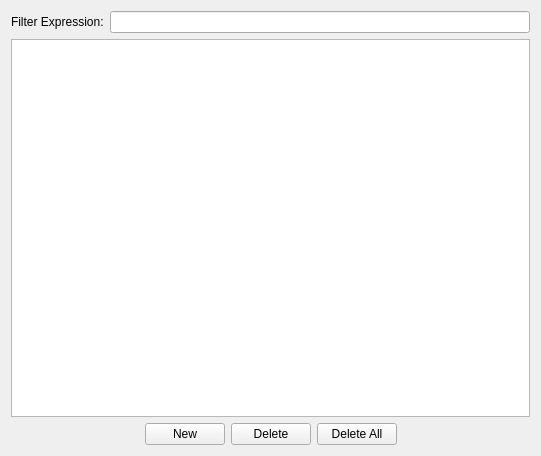
<?xml version="1.0" encoding="UTF-8"?>
<ui version="4.0">
<comment> Begin CVS Header </comment>
<comment>   $Source: /Volumes/Home/Users/shoops/cvs/copasi_dev/copasi/UI/CQSpeciesWidget.ui,v $ </comment>
<comment>   $Revision: 1.4 $ </comment>
<comment>   $Name:  $ </comment>
<comment>   $Author: aekamal $ </comment>
<comment>   $Date: 2010/01/11 15:30:51 $ </comment>
<comment> End CVS Header </comment>

<comment> Copyright (C) 2008 by Pedro Mendes, Virginia Tech Intellectual </comment>
<comment> Properties, Inc., EML Research, gGmbH, University of Heidelberg, </comment>
<comment> and The University of Manchester. </comment>
<comment> All rights reserved. </comment>

 <comment> All rights reserved. </comment>
 <class>CQSpeciesWidget</class>
 <widget class="CopasiWidget" name="CQSpeciesWidget">
  <property name="geometry">
   <rect>
    <x>0</x>
    <y>0</y>
    <width>541</width>
    <height>456</height>
   </rect>
  </property>
  <property name="caption" stdset="0">
   <string>Species</string>
  </property>
  <layout class="QGridLayout">
   <item row="8" column="0" colspan="2">
    <layout class="QHBoxLayout">
     <item>
      <spacer name="horizontalSpacerLeft">
       <property name="orientation">
        <enum>Qt::Horizontal</enum>
       </property>
       <property name="sizeHint" stdset="0">
        <size>
         <width>40</width>
         <height>20</height>
        </size>
       </property>
      </spacer>
     </item>
     <item>
      <widget class="QPushButton" name="mpBtnNew">
       <property name="text">
        <string>New</string>
       </property>
      </widget>
     </item>
     <item>
      <widget class="QPushButton" name="mpBtnDelete">
       <property name="focusPolicy">
        <enum>Qt::NoFocus</enum>
       </property>
       <property name="text">
        <string>Delete</string>
       </property>
      </widget>
     </item>
     <item>
      <widget class="QPushButton" name="mpBtnClear">
       <property name="focusPolicy">
        <enum>Qt::NoFocus</enum>
       </property>
       <property name="text">
        <string>Delete All</string>
       </property>
      </widget>
     </item>
     <item>
      <spacer name="horizontalSpacerRight">
       <property name="orientation">
        <enum>Qt::Horizontal</enum>
       </property>
       <property name="sizeHint" stdset="0">
        <size>
         <width>40</width>
         <height>20</height>
        </size>
       </property>
      </spacer>
     </item>
    </layout>
   </item>
   <item row="6" column="0" colspan="2">
    <widget class="QTableView" name="mpTblSpecies">
     <property name="editTriggers">
      <set>QAbstractItemView::DoubleClicked|QAbstractItemView::EditKeyPressed|QAbstractItemView::SelectedClicked</set>
     </property>
     <property name="alternatingRowColors">
      <bool>true</bool>
     </property>
     <property name="selectionMode">
      <enum>QAbstractItemView::ExtendedSelection</enum>
     </property>
     <property name="selectionBehavior">
      <enum>QAbstractItemView::SelectRows</enum>
     </property>
     <property name="sortingEnabled">
      <bool>true</bool>
     </property>
    </widget>
   </item>
   <item row="3" column="0" rowspan="3" colspan="2">
    <layout class="QHBoxLayout" name="horizontalLayout">
     <item>
      <widget class="QLabel" name="label">
       <property name="text">
        <string>Filter Expression:</string>
       </property>
      </widget>
     </item>
     <item>
      <widget class="QLineEdit" name="mpLEFilter"/>
     </item>
    </layout>
   </item>
  </layout>
 </widget>
 <layoutdefault spacing="6" margin="11"/>
 <pixmapfunction>qPixmapFromMimeSource</pixmapfunction>
 <customwidgets>
  <customwidget>
   <class>CopasiWidget</class>
   <extends>QWidget</extends>
   <header>copasiWidget.h</header>
   <container>1</container>
  </customwidget>
 </customwidgets>
 <tabstops>
  <tabstop>mpTblSpecies</tabstop>
  <tabstop>mpBtnDelete</tabstop>
  <tabstop>mpBtnClear</tabstop>
 </tabstops>
 <includes>
  <include location="global">vector</include>
  <include location="local">copasi/UI/copasiWidget.h</include>
 </includes>
 <resources/>
 <connections>
  <connection>
   <sender>mpBtnClear</sender>
   <signal>pressed()</signal>
   <receiver>CQSpeciesWidget</receiver>
   <slot>slotBtnClearClicked()</slot>
   <hints>
    <hint type="sourcelabel">
     <x>334</x>
     <y>443</y>
    </hint>
    <hint type="destinationlabel">
     <x>20</x>
     <y>20</y>
    </hint>
   </hints>
  </connection>
  <connection>
   <sender>mpBtnDelete</sender>
   <signal>pressed()</signal>
   <receiver>CQSpeciesWidget</receiver>
   <slot>slotBtnDeleteClicked()</slot>
   <hints>
    <hint type="sourcelabel">
     <x>253</x>
     <y>443</y>
    </hint>
    <hint type="destinationlabel">
     <x>20</x>
     <y>20</y>
    </hint>
   </hints>
  </connection>
  <connection>
   <sender>mpTblSpecies</sender>
   <signal>doubleClicked(QModelIndex)</signal>
   <receiver>CQSpeciesWidget</receiver>
   <slot>slotDoubleClicked(QModelIndex)</slot>
   <hints>
    <hint type="sourcelabel">
     <x>270</x>
     <y>212</y>
    </hint>
    <hint type="destinationlabel">
     <x>270</x>
     <y>227</y>
    </hint>
   </hints>
  </connection>
  <connection>
     <sender>mpBtnNew</sender>
     <signal>pressed()</signal>
     <receiver>CQSpeciesWidget</receiver>
     <slot>slotBtnNewClicked()</slot>
     <hints>
       <hint type="sourcelabel">
         <x>189</x>
         <y>434</y>
       </hint>
       <hint type="destinationlabel">
         <x>270</x>
         <y>227</y>
       </hint>
     </hints>
   </connection>
 </connections>
</ui>
